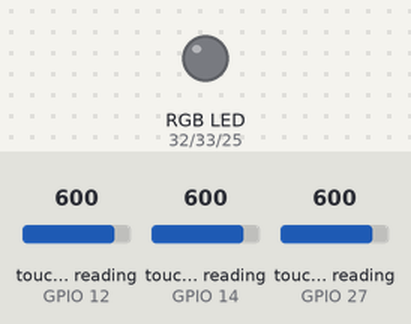
Simulated run of this program. Board: ESP32 board running MicroPython. Parts: an RGB LED mixed from three pins (HIGH = lit). Inputs (shaded band) come from the test bench; at power-on: touch-pad reading (sensors on GPIO 12, GPIO 14, GPIO 27) 600. Dim RGB values are drawn brighter than linear.

Above: at 1.2 s.
1.3 s: touch-pad reading (sensor on GPIO 12) set to 204
2.8 s: touch-pad reading (sensor on GPIO 12) set to 191
At 3.7 s:
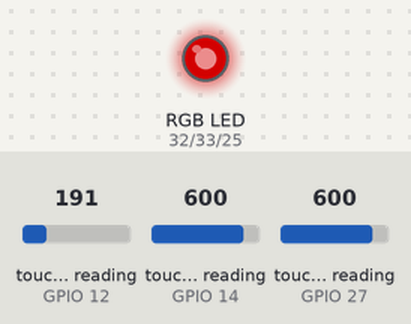
4.5 s: touch-pad reading (sensor on GPIO 14) set to 208
6.0 s: touch-pad reading (sensor on GPIO 14) set to 190
At 7.2 s:
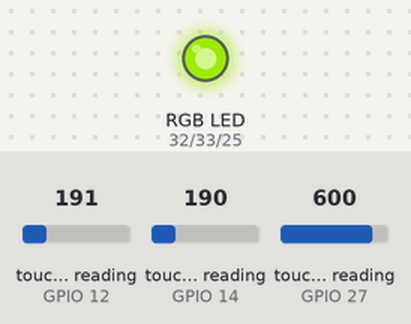
7.5 s: touch-pad reading (sensor on GPIO 27) set to 205
9.0 s: touch-pad reading (sensor on GPIO 27) set to 188
At 9.7 s:
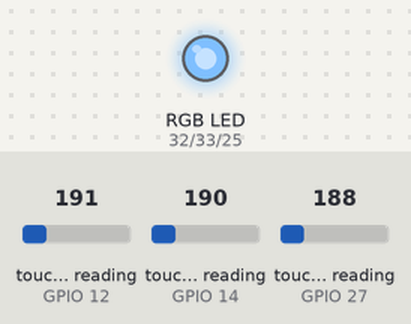
Timing chart, 0 to 11.5 s (numbered marks = the images above; inputs shaded):
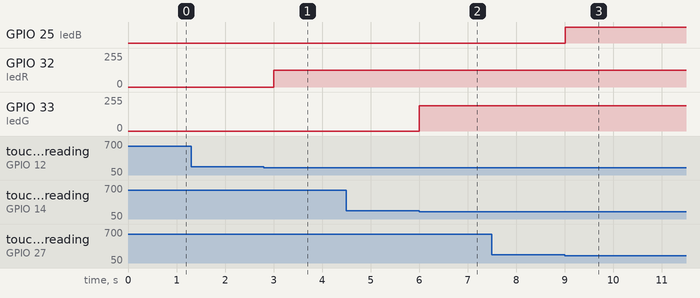

Measured:
- the behaviour switches between 200 and 199 on touch-pad reading (sensor on GPIO 12) (found by bisection; images 0 and 1)
- the behaviour switches between 200 and 199 on touch-pad reading (sensor on GPIO 14) (found by bisection; images 1 and 2)
- the behaviour switches between 200 and 199 on touch-pad reading (sensor on GPIO 27) (found by bisection; images 2 and 3)
- after the input at 1.3 s, every drawn part: stays the same
- after the input at 2.8 s, GPIO 32 (ledR): 0/255 → 127/255 after 0.20 s
- after the input at 4.5 s, every drawn part: stays the same
- after the input at 6.0 s, GPIO 33 (ledG): 0/255 → 191/255 at once
- after the input at 7.5 s, every drawn part: stays the same
- after the input at 9.0 s, GPIO 25 (ledB): LOW → HIGH at once

The program:

touch_rgb.py
```python
from machine import TouchPad, Pin, PWM
from time import sleep

RED_TOUCH = 12
GREEN_TOUCH = 14
BLUE_TOUCH = 27

RED_PIN = 32
GREEN_PIN = 33
BLUE_PIN = 25

touchR = TouchPad(Pin(RED_TOUCH, Pin.IN))
touchG = TouchPad(Pin(GREEN_TOUCH, Pin.IN))
touchB = TouchPad(Pin(BLUE_TOUCH, Pin.IN))

ledR = PWM(Pin(RED_PIN, Pin.OUT))
ledG = PWM(Pin(GREEN_PIN, Pin.OUT))
ledB = PWM(Pin(BLUE_PIN, Pin.OUT))

def setRed(on):
    ledR.duty(511) if on else ledR.duty(0)

def setGreen(on):
    ledG.duty(767) if on else ledG.duty(0)

def setBlue(on):
    ledB.duty(1023) if on else ledB.duty(0)

while True:
    tR = touchR.read() < 200
    tG = touchG.read() < 200
    tB = touchB.read() < 200

    setRed(tR)
    setGreen(tG)
    setBlue(tB)

    sleep(0.5)
```
